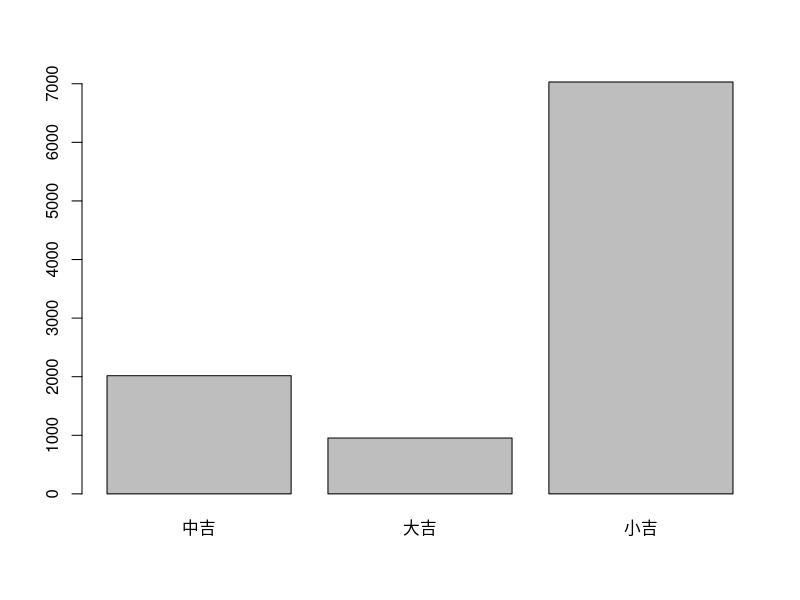

Recreate this plot in R.
## ---- chunk 1
1 + 1
2 - 2
3 * 3
4 / 4
## ---- chunk 2
1:10
c(1, 3, 8) + 1
1 + 2 + 3 +
  4 + 5 + 6
## ---- chunk 3
x <- c(1.0, 1.2, 1.3)
x
x * 10
x
y <- "John Smith"
## ---- chunk 4
LETTERS
letters
## ---- chunk 5
LETTERS[1:5]
LETTERS[c(1, 3, 5, 20:26)]
LETTERS[-(1:23)]
## ---- chunk 6
dogs <- c("モモ", "チョコ", "マロン", "ナナ")
names(dogs) <- c("チワワ", "コーギ", "柴犬", "コーギ")
dogs
dogs["コーギ"] #namesに同じ項目があるため最初のものしか表示されない
## ---- chunk 7
x <- 1:100
sum(x)
mean(x)

y <- 1:3
rep(y, 3)

z <- c("A", "B", "C")
rep(z, 5)

seq(10)
seq(from = 0, to = 10, by = 2)
seq(0, 10 ,3)
seq(0, 1, 0.1)
## ---- chunk 8
help.search("sequence")
?seq
## ---- chunk 9
x <- 1:6
sample(x, 1)
#非復元抽出なのでエラー
#sample(x, 10)
#rep=Tで復元抽出にする
sample(x, 10, rep = T)

kuji <- c("大吉", "中吉", "小吉")
kuji
sample(kuji, 1)
#probで出現確率を設定
sample(kuji, 1, prob = c(1 / 10, 2 / 10, 7 / 10))

kuji.result <- sample(kuji, 10000, rep = T, prob = c(1 / 10, 2 / 10, 7 / 10))
kuji.result.table <- table(kuji.result)
kuji.result.table
barplot(kuji.result.table)
## ---- chunk 10
#実数
(x <- 1)
typeof(x)
#整数
(y <- 1L)
typeof(y)
#複素数
(z <- 1 + 2i)
typeof(z)

#文字列
(x <- "ほげ")
(y <- "fuga")

#文字列結合
paste(LETTERS, collapse="")

#split
strsplit(x, "")

#factor(因子)
x <- c("男", "女")
class(x)
x.factor <- as.factor(x)
x.factor
class(x.factor)
str(x.factor)

# 論理値
x <- 5
x >=3

x <- 1:5
x <= 3; x < 3; x > 3; x == 3; x != 3
# trueを1としてカウント
sum(x >= 3)

y <- c("A", "B", "C")
y == "B"

z <- c("A", "B", "O", "AB", "A", "B", "O", "AB")
# ベクトル同士の比較は足りな分はリピートされる
#以下はz == c("AB", "B", "AB", "B", "AB", "B", "AB", "B")と同等
z == c("AB", "B")
# 比較対象に含まれいるかは %in% を使って比較
z %in% c("AB", "B")
sum(z %in% c("AB", "B")) #一致する数
which(z %in% c("AB", "B")) #一致する位置

# namesに該当する場合が複数ある場合
dogs[names(dogs) %in% "コーギ"]
dogs[names(dogs) %in% "コーギ"][2] #添字で各要素を取得
## ---- chunk 11
#睡眠薬の効果
# extra:効果(時間), group:1 or 2, ID: userID
head(sleep)
summary(sleep)

# データフレーム作成
x <- data.frame(Num = 1:5, Cha = LETTERS[1:5])
x; x$Num; x$Cha
str(x); summary(x)

#stringsAsFactorsをfalseにすることで文字列をfactorにしない
y <- data.frame(Num = 1:5, Cha = letters[1:5], stringsAsFactors=F)
y; y$Num; y$Cha
str(y); summary(y)

#列の追加(数が一致している必要がある)
#新たに追加文字列はfactorにはならない
x$New <- c("あ", "い", "う", "え", "お")
nrow(x) #行数
ncol(x) #列数
x; str(x)

#行番号、列番号の順で要素を指定して取得
x[1:3, c(1, 3)]
x[1:3, -2] #特定列だけ除く
## ---- chunk 12
#行列は数値以外も使えるがすべての要素が同じ型じゃないとダメ
#列 -> 行の順で要素を指定
(x <- matrix(1:9, ncol=3)) #matrix(1:9, ncol=3, nrow=3)の省略形
#行 -> 列の順で要素を指定
(y <- matrix(1:9, ncol=3, byrow=T))
#要素が足りない場合は先頭から順に繰り返し()警告が出る
(z <- matrix(c(2, 5 ,7), nrow=2))

x; t(x) #転置
## ---- chunk 13
#多次元のデータ構造
HairEyeColor

#要素を指定して取得
HairEyeColor[, , Sex="Female"] 
HairEyeColor["Black", ,]

Titanic #4次元のデータ
## ---- chunk 14
#複数の構造のデータを混在させる
#回帰分析の結果
x <- lm(dist ~ speed, cars)
str(x) #リストの要素は[]ではなく[[]]
x$coefficients

str(x[[1]])
x[[1]][1] #リスト内の個別の項目を取り出す
x$coefficients[1] #名前があればオブジェクト名で取り出しも可

#型を確認
#ここに記載していないほかの型でもできる
is.list(x) #list
is.vector(letters) #ベクトル
is.data.frame(iris) #データフレーム
